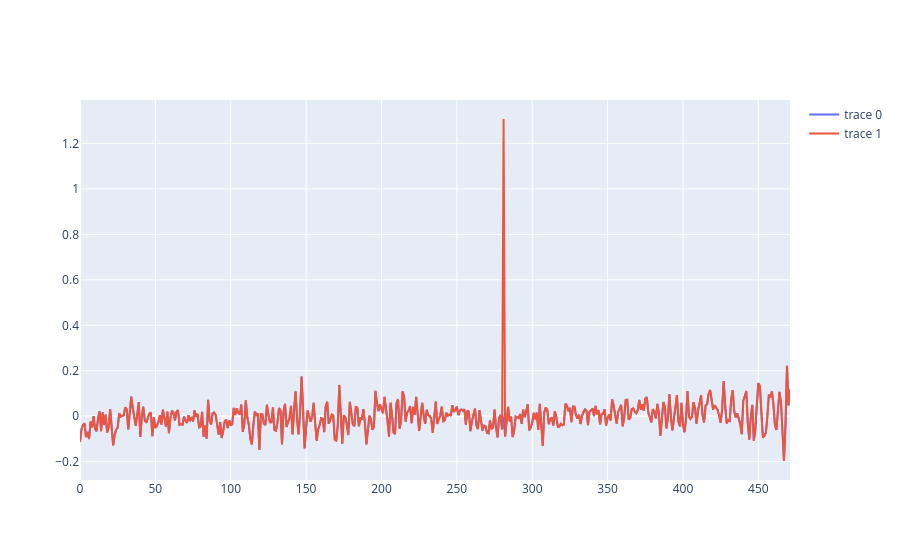

The notebook cell saved with this chart:
### Markdown cell above
### Check Laplace filling spike removal with single IFG

### Code cell
ifgtest = a[52,:472].copy()
t = pySNOM.images.RemoveSpikes(threshold=0.5, absolute_threshold=True, method='median', higher=True)
ifgtest = t.transform(ifgtest)

fig = go.Figure()
fig.add_trace(go.Scatter(y=ifgtest))
fig.add_trace(go.Scatter(y=a[52,:472]))

### Figure 1 — Plotly figure (JSON) as saved in the notebook; plotly's stock layout.template omitted (floating-point values rounded to 4 significant figures; data arrays with more than 128 entries replaced by an {"elided": "..."} marker saying what was removed)
{"data": [{"type": "scatter", "y": {"elided": "472 float values"}}, {"type": "scatter", "y": {"elided": "472 float values"}}], "layout": {}}
